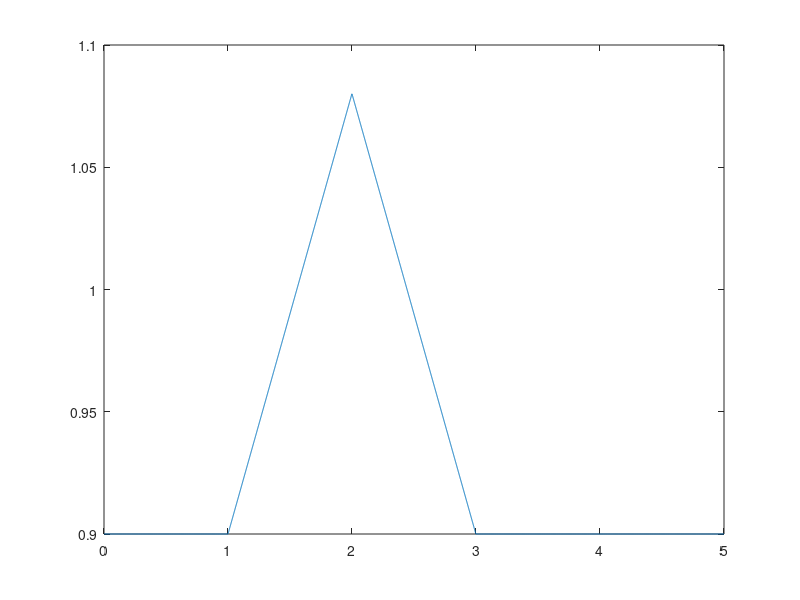

Source code (MATLAB):
%  Function:       create_triangle.m
% 
%  Description:    Generate test cases based on Mileusnic et al 2006 JNP.
%                  Create a triangle function for spindle model input,
%                  starting length L1 (units: L0), final length L2 (units: 
%                  L0), ramp slope V (units: L0/s). Time step 0.001 s. Time
%                  vector length 5s. Start point of triangle: 1s. 
% 
%  Date:           03-31-11
%  
%  Author:         Boshuo Wang, boshuowa@usc.edu
% 
%  Output:         triangle.mat, variable name: data
% 
%  Others:         .mat file is input for spindle_test_triangle.mdl
% 

L1=0.90;        %min length     (Mileusnic et al 2006 JNP)
L2=1.08;        %max length
V=0.18;         %rising velocity (L0/s)

dt=0.001;
t=linspace(0,5,5/dt+1);

L=ones(size(t))*L1;

tstart=1;

n1=tstart/dt+1;n2=round((L2-L1)/V/dt);

L(n1:n1+n2-1) = L(n1:n1+n2-1)  +linspace(0,(L2-L1),n2);

L(n1+n2:n1+n2*2-1)=L(n1+n2:n1+n2*2-1)+linspace((L2-L1),0,n2);

plot(t,L);

data=[t;L];
save triangle.mat data